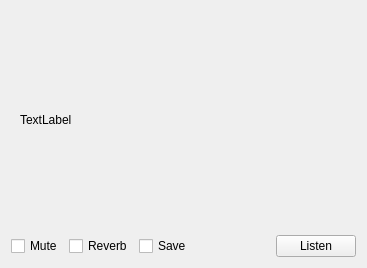
<?xml version="1.0" encoding="UTF-8"?>
<ui version="4.0">
 <class>AudioDetailWidget</class>
 <widget class="QWidget" name="AudioDetailWidget">
  <property name="geometry">
   <rect>
    <x>0</x>
    <y>0</y>
    <width>367</width>
    <height>268</height>
   </rect>
  </property>
  <property name="sizePolicy">
   <sizepolicy hsizetype="Expanding" vsizetype="Expanding">
    <horstretch>0</horstretch>
    <verstretch>0</verstretch>
   </sizepolicy>
  </property>
  <property name="windowTitle">
   <string>Form</string>
  </property>
  <layout class="QVBoxLayout" name="verticalLayout">
   <item>
    <widget class="QStackedWidget" name="stackedWidget">
     <property name="sizePolicy">
      <sizepolicy hsizetype="Expanding" vsizetype="Expanding">
       <horstretch>0</horstretch>
       <verstretch>0</verstretch>
      </sizepolicy>
     </property>
     <property name="currentIndex">
      <number>0</number>
     </property>
     <widget class="QWidget" name="userMode">
      <layout class="QGridLayout" name="gridLayout">
       <item row="0" column="0">
        <widget class="QLabel" name="textMessage">
         <property name="sizePolicy">
          <sizepolicy hsizetype="Ignored" vsizetype="Ignored">
           <horstretch>0</horstretch>
           <verstretch>0</verstretch>
          </sizepolicy>
         </property>
         <property name="text">
          <string>TextLabel</string>
         </property>
         <property name="textFormat">
          <enum>Qt::RichText</enum>
         </property>
         <property name="wordWrap">
          <bool>true</bool>
         </property>
         <property name="openExternalLinks">
          <bool>true</bool>
         </property>
        </widget>
       </item>
      </layout>
     </widget>
     <widget class="QWidget" name="engineeringMode">
      <property name="sizePolicy">
       <sizepolicy hsizetype="Expanding" vsizetype="Expanding">
        <horstretch>0</horstretch>
        <verstretch>0</verstretch>
       </sizepolicy>
      </property>
      <layout class="QHBoxLayout" name="horizontalLayout_3">
       <item>
        <widget class="QTreeWidget" name="treeWidget">
         <property name="sizePolicy">
          <sizepolicy hsizetype="Preferred" vsizetype="Preferred">
           <horstretch>0</horstretch>
           <verstretch>0</verstretch>
          </sizepolicy>
         </property>
         <column>
          <property name="text">
           <string>Item</string>
          </property>
         </column>
         <column>
          <property name="text">
           <string>Value</string>
          </property>
         </column>
        </widget>
       </item>
       <item>
        <widget class="QwtPlot" name="plot">
         <property name="sizePolicy">
          <sizepolicy hsizetype="Expanding" vsizetype="Expanding">
           <horstretch>0</horstretch>
           <verstretch>0</verstretch>
          </sizepolicy>
         </property>
         <property name="frameShape">
          <enum>QFrame::StyledPanel</enum>
         </property>
         <property name="frameShadow">
          <enum>QFrame::Raised</enum>
         </property>
        </widget>
       </item>
      </layout>
     </widget>
    </widget>
   </item>
   <item>
    <layout class="QHBoxLayout" name="horizontalLayout_2">
     <item>
      <widget class="QCheckBox" name="mute">
       <property name="text">
        <string>Mute</string>
       </property>
      </widget>
     </item>
     <item>
      <widget class="QCheckBox" name="reverb">
       <property name="text">
        <string>Reverb</string>
       </property>
      </widget>
     </item>
     <item>
      <widget class="QCheckBox" name="save">
       <property name="text">
        <string>Save</string>
       </property>
      </widget>
     </item>
     <item>
      <spacer name="horizontalSpacer">
       <property name="orientation">
        <enum>Qt::Horizontal</enum>
       </property>
       <property name="sizeHint" stdset="0">
        <size>
         <width>40</width>
         <height>20</height>
        </size>
       </property>
      </spacer>
     </item>
     <item>
      <widget class="QPushButton" name="buttonListen">
       <property name="text">
        <string>Listen</string>
       </property>
      </widget>
     </item>
    </layout>
   </item>
  </layout>
 </widget>
 <customwidgets>
  <customwidget>
   <class>QwtPlot</class>
   <extends>QFrame</extends>
   <header>qwt_plot.h</header>
   <container>1</container>
  </customwidget>
 </customwidgets>
 <resources/>
 <connections/>
</ui>
